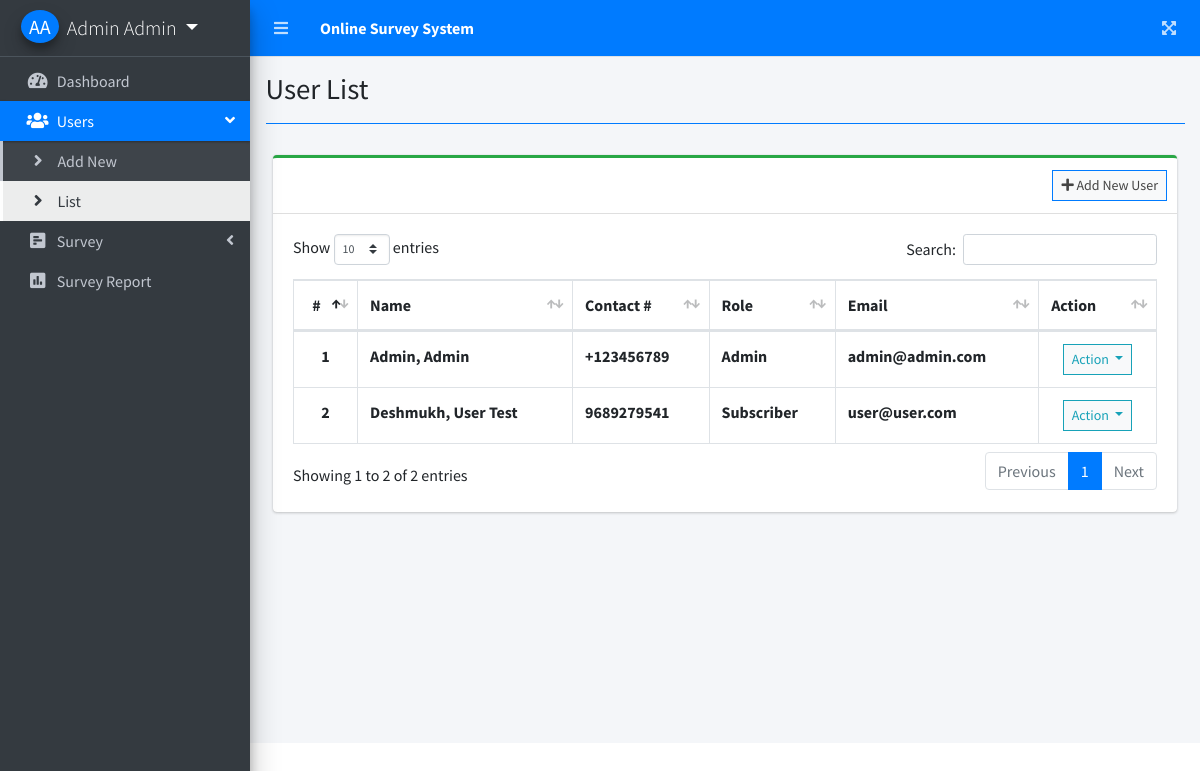
The page /index.php?page=user_list (signed in) on the database its author committed.
### tables this page shows
CREATE TABLE `users` (
  `id` int(30) NOT NULL,
  `firstname` varchar(200) NOT NULL,
  `lastname` varchar(200) NOT NULL,
  `middlename` varchar(200) NOT NULL,
  `contact` varchar(100) NOT NULL,
  `address` text NOT NULL,
  `email` varchar(200) NOT NULL,
  `password` text NOT NULL,
  `type` tinyint(1) NOT NULL DEFAULT 3 COMMENT '1=Admin,2 = Staff, 3= Subscriber',
  `date_created` datetime NOT NULL DEFAULT current_timestamp()
);

### user_list.php (the view, shortened to what this page needs)
<?php include'db_connect.php' ?>
<div class="col-lg-12">
	<div class="card card-outline card-success">
		<div class="card-header">
			<div class="card-tools">
				<a class="btn btn-block btn-sm btn-default btn-flat border-primary" href="./index.php?page=new_user"><i class="fa fa-plus"></i> Add New User</a>
			</div>
		</div>
		<div class="card-body">
			<table class="table tabe-hover table-bordered" id="list">
				<thead>
					<tr>
						<th class="text-center">#</th>
						<th>Name</th>
						<th>Contact #</th>
						<th>Role</th>
						<th>Email</th>
						<th>Action</th>
					</tr>
				</thead>
				<tbody>
					<?php
					$i = 1;
					$type = array('',"Admin","Staff","Subscriber");
					$qry = $conn->query("SELECT *,concat(lastname,', ',firstname,' ',middlename) as name FROM users order by concat(lastname,', ',firstname,' ',middlename) asc");
					while($row= $qry->fetch_assoc()):
					?>
					<tr>
						<th class="text-center"><?php echo $i++ ?></th>
						<td><b><?php echo ucwords($row['name']) ?></b></td>
						<td><b><?php echo $row['contact'] ?></b></td>
						<td><b><?php echo $type[$row['type']] ?></b></td>
						<td><b><?php echo $row['email'] ?></b></td>
						<td class="text-center">
							<button type="button" class="btn btn-default btn-sm btn-flat border-info wave-effect text-info dropdown-toggle" data-toggle="dropdown" aria-expanded="true">
		                      Action
		                    </button>
						</td>
					</tr>
				<?php endwhile; ?>
				</tbody>
			</table>
		</div>
	</div>
</div>

### rows shown on the page
users: name "Admin, Admin", contact "+123456789", type "Admin", email "admin@admin.com"
users: name "Deshmukh, User Test", contact "9689279541", type "Subscriber", email "user@user.com"

### other values the page prints
$_SESSION['login_firstname'].' '.$_SESSION['login_lastname'] "Admin Admin"
$title "User List"
